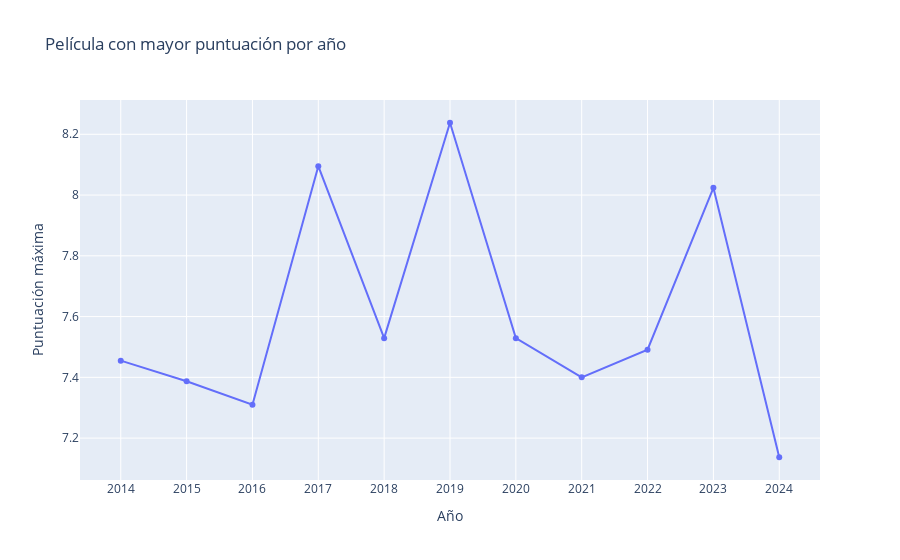

Notebook code cell kept with this figure:
### Code cell
#gráfico mejor película por año

import plotly.express as px
import plotly.io as pio

# Establecer renderizador adecuado
pio.renderers.default = "jupyterlab"  # o "browser" si usas VSCode

# Asegúrate de que el DataFrame contiene: 'anio', 'puntuacion', 'titulo'
# Paso 1: Filtrar para obtener solo la película con mayor puntuación por año. CAMBIO EL SABADO A LAS 12:20. ANTES DABA UN ERROR; PERO HA CAMBIADO ESTA LINEA.AHORA YA NO DA ERROR.(Comentario de Luis)
df_max_por_anio = df.loc[df.groupby("anio")["puntuacion"].idxmax()].reset_index(drop=True)

# Paso 2: Crear el gráfico
fig = px.line(df_max_por_anio, 
              x='anio', 
              y='puntuacion', 
              markers=True, 
              title="Película con mayor puntuación por año")

# Paso 3: Personalizar tooltip (hover)
fig.update_traces(
    mode='lines+markers', 
    hovertemplate='<b>%{customdata[0]}</b><br>Año: %{x}<br>Puntuación: %{y:.2f}',
    customdata=df_max_por_anio[['titulo']]  # columna con los títulos
)

# Paso 4: Ajustar eje X
fig.update_layout(
    xaxis_title="Año",
    yaxis_title="Puntuación máxima",
    xaxis=dict(
        tickmode='linear',
        dtick=1
    )
)

fig.show()

### Figure 1 — Plotly figure (JSON) as saved in the notebook; plotly's stock layout.template omitted (floating-point values rounded to 4 significant figures)
{"data": [{"customdata": [["Perdona si te llamo amor"], ["Palmeras en la nieve"], ["Tini: El gran cambio de Violetta"], ["Contratiempo"], ["Campeones"], ["Klaus"], ["Padre no hay más que uno 2: la llegada de la suegra"], ["La última carta de amor"], ["As bestas"], ["Robot Dreams"], ["Culpa tuya"]], "hovertemplate": "<b>%{customdata[0]}</b><br>Año: %{x}<br>Puntuación: %{y:.2f}", "legendgroup": "", "line": {"color": "#636efa", "dash": "solid"}, "marker": {"symbol": "circle"}, "mode": "lines+markers", "name": "", "orientation": "v", "showlegend": false, "type": "scatter", "x": [2014, 2015, 2016, 2017, 2018, 2019, 2020, 2021, 2022, 2023, 2024], "xaxis": "x", "y": [7.455, 7.387, 7.31, 8.095, 7.529, 8.238, 7.529, 7.4, 7.491, 8.024, 7.137], "yaxis": "y"}], "layout": {"legend": {"tracegroupgap": 0}, "title": {"text": "Película con mayor puntuación por año"}, "xaxis": {"anchor": "y", "domain": [0, 1], "dtick": 1, "tickmode": "linear", "title": {"text": "Año"}}, "yaxis": {"anchor": "x", "domain": [0, 1], "title": {"text": "Puntuación máxima"}}}}
